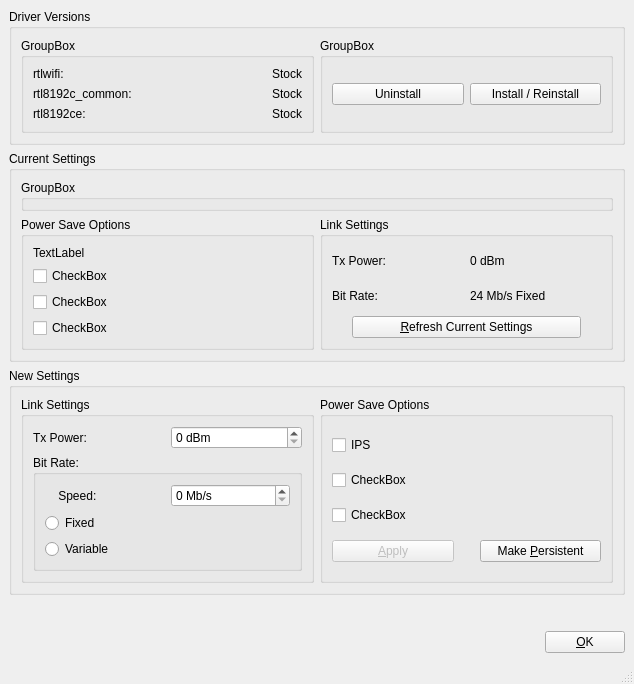
<?xml version="1.0" encoding="UTF-8"?>
<ui version="4.0">
 <class>MainWindow</class>
 <widget class="QMainWindow" name="MainWindow">
  <property name="geometry">
   <rect>
    <x>0</x>
    <y>0</y>
    <width>634</width>
    <height>652</height>
   </rect>
  </property>
  <property name="windowTitle">
   <string>MainWindow</string>
  </property>
  <widget class="QWidget" name="centralwidget">
   <layout class="QVBoxLayout" name="verticalLayout">
    <item>
     <layout class="QVBoxLayout" name="verticalLayout_2">
      <item>
       <layout class="QHBoxLayout" name="horizontalLayout_12">
        <item>
         <widget class="QGroupBox" name="groupBox_10">
          <property name="title">
           <string>Driver Versions</string>
          </property>
          <layout class="QHBoxLayout" name="horizontalLayout_13">
           <item>
            <widget class="QGroupBox" name="groupBox_8">
             <property name="title">
              <string>GroupBox</string>
             </property>
             <layout class="QVBoxLayout" name="verticalLayout_9">
              <item>
               <layout class="QHBoxLayout" name="horizontalLayout_15">
                <item>
                 <widget class="QLabel" name="label_10">
                  <property name="text">
                   <string>rtlwifi:</string>
                  </property>
                 </widget>
                </item>
                <item>
                 <widget class="QLabel" name="label_8">
                  <property name="text">
                   <string>Stock</string>
                  </property>
                  <property name="alignment">
                   <set>Qt::AlignRight|Qt::AlignTrailing|Qt::AlignVCenter</set>
                  </property>
                 </widget>
                </item>
               </layout>
              </item>
              <item>
               <layout class="QHBoxLayout" name="horizontalLayout_14">
                <item>
                 <widget class="QLabel" name="label_11">
                  <property name="text">
                   <string>rtl8192c_common:</string>
                  </property>
                 </widget>
                </item>
                <item>
                 <widget class="QLabel" name="label_9">
                  <property name="text">
                   <string>Stock</string>
                  </property>
                  <property name="alignment">
                   <set>Qt::AlignRight|Qt::AlignTrailing|Qt::AlignVCenter</set>
                  </property>
                 </widget>
                </item>
               </layout>
              </item>
              <item>
               <layout class="QHBoxLayout" name="horizontalLayout_16">
                <item>
                 <widget class="QLabel" name="label_13">
                  <property name="text">
                   <string>rtl8192ce:</string>
                  </property>
                 </widget>
                </item>
                <item>
                 <widget class="QLabel" name="label_12">
                  <property name="text">
                   <string>Stock</string>
                  </property>
                  <property name="alignment">
                   <set>Qt::AlignRight|Qt::AlignTrailing|Qt::AlignVCenter</set>
                  </property>
                 </widget>
                </item>
               </layout>
              </item>
             </layout>
            </widget>
           </item>
           <item>
            <widget class="QGroupBox" name="groupBox_9">
             <property name="title">
              <string>GroupBox</string>
             </property>
             <layout class="QHBoxLayout" name="horizontalLayout_17">
              <item>
               <widget class="QPushButton" name="pushButton_6">
                <property name="text">
                 <string>Uninstall</string>
                </property>
               </widget>
              </item>
              <item>
               <widget class="QPushButton" name="pushButton">
                <property name="text">
                 <string>Install / Reinstall</string>
                </property>
               </widget>
              </item>
             </layout>
            </widget>
           </item>
          </layout>
         </widget>
        </item>
       </layout>
      </item>
      <item>
       <layout class="QHBoxLayout" name="horizontalLayout_7">
        <item>
         <widget class="QGroupBox" name="groupBox_3">
          <property name="title">
           <string>Current Settings</string>
          </property>
          <layout class="QVBoxLayout" name="verticalLayout_6">
           <item>
            <widget class="QGroupBox" name="groupBox_7">
             <property name="title">
              <string>GroupBox</string>
             </property>
            </widget>
           </item>
           <item>
            <layout class="QHBoxLayout" name="horizontalLayout_2">
             <item>
              <widget class="QGroupBox" name="groupBox_5">
               <property name="title">
                <string>Power Save Options</string>
               </property>
               <layout class="QVBoxLayout" name="verticalLayout_7">
                <item>
                 <widget class="QLabel" name="label_7">
                  <property name="text">
                   <string>TextLabel</string>
                  </property>
                 </widget>
                </item>
                <item>
                 <widget class="QCheckBox" name="checkBox_4">
                  <property name="text">
                   <string>CheckBox</string>
                  </property>
                 </widget>
                </item>
                <item>
                 <widget class="QCheckBox" name="checkBox_5">
                  <property name="text">
                   <string>CheckBox</string>
                  </property>
                 </widget>
                </item>
                <item>
                 <widget class="QCheckBox" name="checkBox_6">
                  <property name="text">
                   <string>CheckBox</string>
                  </property>
                 </widget>
                </item>
               </layout>
              </widget>
             </item>
             <item>
              <widget class="QGroupBox" name="groupBox_4">
               <property name="title">
                <string>Link Settings</string>
               </property>
               <layout class="QVBoxLayout" name="verticalLayout_8">
                <item>
                 <layout class="QHBoxLayout" name="horizontalLayout_8">
                  <item>
                   <widget class="QLabel" name="label_4">
                    <property name="text">
                     <string>Tx Power:</string>
                    </property>
                   </widget>
                  </item>
                  <item>
                   <widget class="QLabel" name="label_3">
                    <property name="text">
                     <string>0 dBm</string>
                    </property>
                   </widget>
                  </item>
                 </layout>
                </item>
                <item>
                 <layout class="QHBoxLayout" name="horizontalLayout_10">
                  <item>
                   <widget class="QLabel" name="label_6">
                    <property name="text">
                     <string>Bit Rate:</string>
                    </property>
                   </widget>
                  </item>
                  <item>
                   <widget class="QLabel" name="label_5">
                    <property name="text">
                     <string>24 Mb/s Fixed</string>
                    </property>
                   </widget>
                  </item>
                 </layout>
                </item>
                <item>
                 <layout class="QHBoxLayout" name="horizontalLayout_11">
                  <item>
                   <spacer name="horizontalSpacer_4">
                    <property name="orientation">
                     <enum>Qt::Horizontal</enum>
                    </property>
                    <property name="sizeType">
                     <enum>QSizePolicy::Fixed</enum>
                    </property>
                    <property name="sizeHint" stdset="0">
                     <size>
                      <width>20</width>
                      <height>20</height>
                     </size>
                    </property>
                   </spacer>
                  </item>
                  <item>
                   <widget class="QPushButton" name="pushButton_5">
                    <property name="text">
                     <string>&amp;Refresh Current Settings</string>
                    </property>
                   </widget>
                  </item>
                  <item>
                   <spacer name="horizontalSpacer_2">
                    <property name="orientation">
                     <enum>Qt::Horizontal</enum>
                    </property>
                    <property name="sizeType">
                     <enum>QSizePolicy::Fixed</enum>
                    </property>
                    <property name="sizeHint" stdset="0">
                     <size>
                      <width>20</width>
                      <height>20</height>
                     </size>
                    </property>
                   </spacer>
                  </item>
                 </layout>
                </item>
               </layout>
              </widget>
             </item>
            </layout>
           </item>
          </layout>
         </widget>
        </item>
       </layout>
      </item>
      <item>
       <widget class="QGroupBox" name="groupBox_6">
        <property name="title">
         <string>New Settings</string>
        </property>
        <layout class="QHBoxLayout" name="horizontalLayout_9">
         <item>
          <widget class="QGroupBox" name="groupBox_2">
           <property name="title">
            <string>Link Settings</string>
           </property>
           <layout class="QVBoxLayout" name="verticalLayout_4">
            <item>
             <layout class="QHBoxLayout" name="horizontalLayout_3">
              <item>
               <widget class="QLabel" name="label">
                <property name="text">
                 <string>Tx Power:</string>
                </property>
               </widget>
              </item>
              <item>
               <widget class="QSpinBox" name="spinBox">
                <property name="suffix">
                 <string> dBm</string>
                </property>
                <property name="maximum">
                 <number>33</number>
                </property>
               </widget>
              </item>
             </layout>
            </item>
            <item>
             <layout class="QHBoxLayout" name="horizontalLayout_4">
              <item>
               <widget class="QGroupBox" name="verticalGroupBox">
                <property name="title">
                 <string>Bit Rate:</string>
                </property>
                <layout class="QVBoxLayout" name="verticalLayout_5">
                 <item>
                  <layout class="QHBoxLayout" name="horizontalLayout_5">
                   <item>
                    <widget class="QLabel" name="label_2">
                     <property name="text">
                      <string>    Speed:</string>
                     </property>
                    </widget>
                   </item>
                   <item>
                    <widget class="QSpinBox" name="spinBox_2">
                     <property name="suffix">
                      <string> Mb/s</string>
                     </property>
                     <property name="maximum">
                      <number>250</number>
                     </property>
                    </widget>
                   </item>
                  </layout>
                 </item>
                 <item>
                  <widget class="QRadioButton" name="radioButton_2">
                   <property name="text">
                    <string>Fixed</string>
                   </property>
                  </widget>
                 </item>
                 <item>
                  <widget class="QRadioButton" name="radioButton">
                   <property name="text">
                    <string>Variable</string>
                   </property>
                  </widget>
                 </item>
                </layout>
               </widget>
              </item>
             </layout>
            </item>
           </layout>
          </widget>
         </item>
         <item>
          <widget class="QGroupBox" name="groupBox">
           <property name="title">
            <string>Power Save Options</string>
           </property>
           <layout class="QVBoxLayout" name="verticalLayout_3">
            <item>
             <widget class="QCheckBox" name="checkBox">
              <property name="text">
               <string>IPS</string>
              </property>
             </widget>
            </item>
            <item>
             <widget class="QCheckBox" name="checkBox_3">
              <property name="text">
               <string>CheckBox</string>
              </property>
             </widget>
            </item>
            <item>
             <widget class="QCheckBox" name="checkBox_2">
              <property name="text">
               <string>CheckBox</string>
              </property>
             </widget>
            </item>
            <item>
             <layout class="QHBoxLayout" name="horizontalLayout_18">
              <item>
               <widget class="QPushButton" name="pushButton_4">
                <property name="enabled">
                 <bool>false</bool>
                </property>
                <property name="text">
                 <string>&amp;Apply</string>
                </property>
               </widget>
              </item>
              <item>
               <spacer name="horizontalSpacer_3">
                <property name="orientation">
                 <enum>Qt::Horizontal</enum>
                </property>
                <property name="sizeType">
                 <enum>QSizePolicy::Fixed</enum>
                </property>
                <property name="sizeHint" stdset="0">
                 <size>
                  <width>20</width>
                  <height>20</height>
                 </size>
                </property>
               </spacer>
              </item>
              <item>
               <widget class="QPushButton" name="pushButton_2">
                <property name="text">
                 <string>Make &amp;Persistent</string>
                </property>
               </widget>
              </item>
             </layout>
            </item>
           </layout>
          </widget>
         </item>
        </layout>
       </widget>
      </item>
      <item>
       <layout class="QHBoxLayout" name="horizontalLayout_6">
        <item>
         <spacer name="verticalSpacer">
          <property name="orientation">
           <enum>Qt::Vertical</enum>
          </property>
          <property name="sizeType">
           <enum>QSizePolicy::Fixed</enum>
          </property>
          <property name="sizeHint" stdset="0">
           <size>
            <width>20</width>
            <height>30</height>
           </size>
          </property>
         </spacer>
        </item>
       </layout>
      </item>
      <item>
       <layout class="QHBoxLayout" name="horizontalLayout">
        <item>
         <spacer name="horizontalSpacer">
          <property name="orientation">
           <enum>Qt::Horizontal</enum>
          </property>
          <property name="sizeHint" stdset="0">
           <size>
            <width>40</width>
            <height>20</height>
           </size>
          </property>
         </spacer>
        </item>
        <item>
         <widget class="QPushButton" name="pushButton_3">
          <property name="text">
           <string>&amp;OK</string>
          </property>
         </widget>
        </item>
       </layout>
      </item>
     </layout>
    </item>
   </layout>
  </widget>
  <widget class="QStatusBar" name="statusbar"/>
 </widget>
 <resources/>
 <connections/>
</ui>
